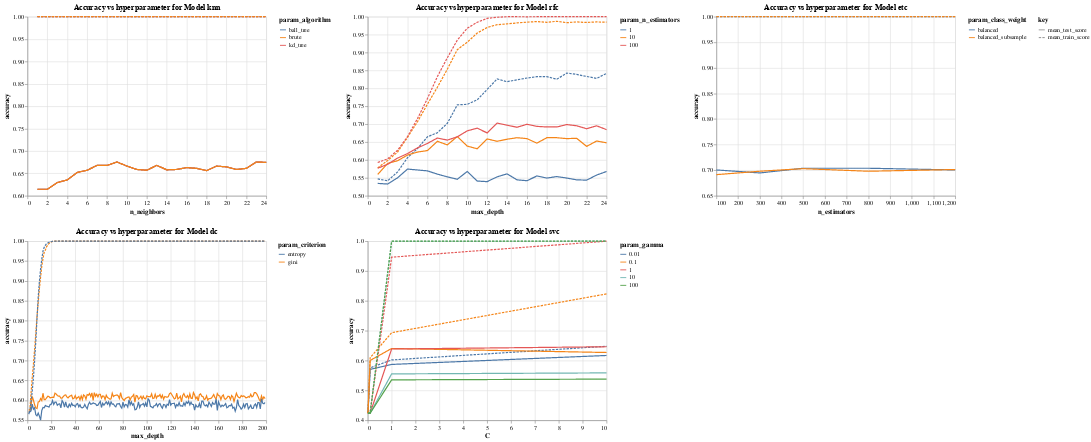

The cell this chart's notebook holds for it:
### Code cell
models_all = train_all_classifiers(X_train_red, y_train_red)
plot = get_plots(models_all)
plot
